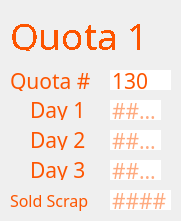
<?xml version="1.0" encoding="UTF-8"?>
<ui version="4.0">
    <widget class="QWidget" name="page">
        <widget class="QLineEdit" name="q1d3">
            <property name="geometry">
                <rect>
                    <x>110</x>
                    <y>160</y>
                    <width>51</width>
                    <height>20</height>
                </rect>
            </property>
            <property name="font">
                <font>
                    <family>IBM 3270</family>
                    <pointsize>16</pointsize>
                </font>
            </property>
            <property name="styleSheet">
                <string notr="true">color: rgb(253, 85, 0);
                    border: none;</string>
            </property>
            <property name="maxLength">
                <number>4</number>
            </property>
            <property name="placeholderText">
                <string>####</string>
            </property>
        </widget>
        <widget class="QLineEdit" name="q1d1">
            <property name="geometry">
                <rect>
                    <x>110</x>
                    <y>100</y>
                    <width>51</width>
                    <height>20</height>
                </rect>
            </property>
            <property name="font">
                <font>
                    <family>IBM 3270</family>
                    <pointsize>16</pointsize>
                    <weight>50</weight>
                    <bold>false</bold>
                </font>
            </property>
            <property name="styleSheet">
                <string notr="true">color: rgb(253, 85, 0);
                    border: none;</string>
            </property>
            <property name="inputMethodHints">
                <set>Qt::ImhNone</set>
            </property>
            <property name="inputMask">
                <string />
            </property>
            <property name="text">
                <string />
            </property>
            <property name="maxLength">
                <number>4</number>
            </property>
            <property name="readOnly">
                <bool>false</bool>
            </property>
            <property name="placeholderText">
                <string>####</string>
            </property>
        </widget>
        <widget class="QLabel" name="label_11">
            <property name="geometry">
                <rect>
                    <x>10</x>
                    <y>70</y>
                    <width>81</width>
                    <height>21</height>
                </rect>
            </property>
            <property name="font">
                <font>
                    <family>IBM 3270</family>
                    <pointsize>16</pointsize>
                </font>
            </property>
            <property name="styleSheet">
                <string notr="true">color: rgb(253, 85, 0);</string>
            </property>
            <property name="text">
                <string>Quota #</string>
            </property>
        </widget>
        <widget class="QLineEdit" name="q1sold">
            <property name="geometry">
                <rect>
                    <x>110</x>
                    <y>190</y>
                    <width>61</width>
                    <height>20</height>
                </rect>
            </property>
            <property name="font">
                <font>
                    <family>IBM 3270</family>
                    <pointsize>16</pointsize>
                </font>
            </property>
            <property name="styleSheet">
                <string notr="true">color: rgb(253, 85, 0);
                    border: none;</string>
            </property>
            <property name="maxLength">
                <number>5</number>
            </property>
            <property name="placeholderText">
                <string>####</string>
            </property>
        </widget>
        <widget class="QLabel" name="label_9">
            <property name="geometry">
                <rect>
                    <x>10</x>
                    <y>190</y>
                    <width>91</width>
                    <height>21</height>
                </rect>
            </property>
            <property name="font">
                <font>
                    <family>IBM 3270</family>
                    <pointsize>12</pointsize>
                </font>
            </property>
            <property name="styleSheet">
                <string notr="true">color: rgb(253, 85, 0);
                    border: none;</string>
            </property>
            <property name="text">
                <string>Sold Scrap</string>
            </property>
        </widget>
        <widget class="QLabel" name="label_10">
            <property name="geometry">
                <rect>
                    <x>30</x>
                    <y>100</y>
                    <width>61</width>
                    <height>20</height>
                </rect>
            </property>
            <property name="font">
                <font>
                    <family>IBM 3270</family>
                    <pointsize>16</pointsize>
                </font>
            </property>
            <property name="styleSheet">
                <string notr="true">color: rgb(253, 85, 0);
                    border: none;</string>
            </property>
            <property name="text">
                <string>Day 1</string>
            </property>
        </widget>
        <widget class="QLabel" name="label_13">
            <property name="geometry">
                <rect>
                    <x>10</x>
                    <y>10</y>
                    <width>151</width>
                    <height>41</height>
                </rect>
            </property>
            <property name="sizePolicy">
                <sizepolicy hsizetype="Fixed" vsizetype="Fixed">
                    <horstretch>0</horstretch>
                    <verstretch>0</verstretch>
                </sizepolicy>
            </property>
            <property name="font">
                <font>
                    <family>IBM 3270</family>
                    <pointsize>24</pointsize>
                    <weight>50</weight>
                    <italic>false</italic>
                    <bold>false</bold>
                    <stylestrategy>NoAntialias</stylestrategy>
                </font>
            </property>
            <property name="styleSheet">
                <string notr="true">font: 24pt &quot;IBM 3270&quot;;
                    color: rgb(253, 85, 0);</string>
            </property>
            <property name="text">
                <string>&lt;html&gt;&lt;head/&gt;&lt;body&gt;&lt;p&gt;&lt;span
                    style=&quot; font-size:28pt;&quot;&gt;Quota
                    1&lt;/span&gt;&lt;/p&gt;&lt;/body&gt;&lt;/html&gt;</string>
            </property>
        </widget>
        <widget class="QLabel" name="label_8">
            <property name="geometry">
                <rect>
                    <x>30</x>
                    <y>160</y>
                    <width>61</width>
                    <height>20</height>
                </rect>
            </property>
            <property name="font">
                <font>
                    <family>IBM 3270</family>
                    <pointsize>16</pointsize>
                </font>
            </property>
            <property name="styleSheet">
                <string notr="true">color: rgb(253, 85, 0);
                    border: none;</string>
            </property>
            <property name="text">
                <string>Day 3</string>
            </property>
        </widget>
        <widget class="QLineEdit" name="q1d2">
            <property name="geometry">
                <rect>
                    <x>110</x>
                    <y>130</y>
                    <width>51</width>
                    <height>20</height>
                </rect>
            </property>
            <property name="font">
                <font>
                    <family>IBM 3270</family>
                    <pointsize>16</pointsize>
                </font>
            </property>
            <property name="styleSheet">
                <string notr="true">color: rgb(253, 85, 0);
                    border: none;</string>
            </property>
            <property name="maxLength">
                <number>4</number>
            </property>
            <property name="placeholderText">
                <string>####</string>
            </property>
        </widget>
        <widget class="QLineEdit" name="q1">
            <property name="enabled">
                <bool>false</bool>
            </property>
            <property name="geometry">
                <rect>
                    <x>110</x>
                    <y>70</y>
                    <width>61</width>
                    <height>20</height>
                </rect>
            </property>
            <property name="font">
                <font>
                    <family>IBM 3270</family>
                    <pointsize>16</pointsize>
                </font>
            </property>
            <property name="cursor">
                <cursorShape>ArrowCursor</cursorShape>
            </property>
            <property name="styleSheet">
                <string notr="true">color: rgb(253, 85, 0);
                    border: none;</string>
            </property>
            <property name="text">
                <string>130</string>
            </property>
            <property name="maxLength">
                <number>5</number>
            </property>
            <property name="readOnly">
                <bool>true</bool>
            </property>
        </widget>
        <widget class="QLabel" name="label_12">
            <property name="geometry">
                <rect>
                    <x>30</x>
                    <y>130</y>
                    <width>61</width>
                    <height>20</height>
                </rect>
            </property>
            <property name="font">
                <font>
                    <family>IBM 3270</family>
                    <pointsize>16</pointsize>
                </font>
            </property>
            <property name="styleSheet">
                <string notr="true">color: rgb(253, 85, 0);
                    border: none;</string>
            </property>
            <property name="text">
                <string>Day 2</string>
            </property>
        </widget>
    </widget>
    <resources />
    <connections />
</ui>
